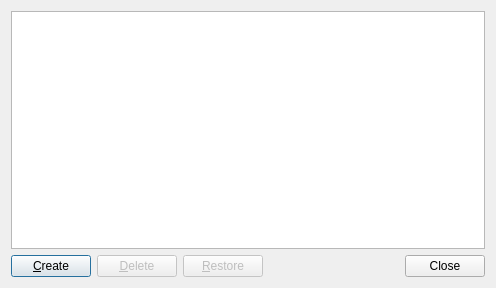
<?xml version="1.0" encoding="UTF-8"?>
<ui version="4.0">
 <class>SnapshotsDialog</class>
 <widget class="QDialog" name="SnapshotsDialog">
  <property name="windowModality">
   <enum>Qt::WindowModal</enum>
  </property>
  <property name="geometry">
   <rect>
    <x>0</x>
    <y>0</y>
    <width>496</width>
    <height>288</height>
   </rect>
  </property>
  <property name="windowTitle">
   <string>Snapshots</string>
  </property>
  <property name="styleSheet">
   <string notr="true">QWidget {
    background-color: #323232;
    color: #BAF73C;
}

QToolBar {
    border:0px;
}

QGraphicsView, QTextEdit, QPlainTextEdit, QTreeWidget, QListWidget, QLineEdit, QSpinBox, QComboBox {
    background-color: #282828;
}

QLabel, QMenu, QStatusBar {
  color: #BAF73C;
}

QMenuBar::item {
    background-color: #323232;
}

QMenu::item:selected {
    color: #f2f2f2;
    background-color: #383838;
}

QToolButton:hover {
    background-color: #383838;
}

QGroupBox {
    color: #BAF73C;
    font: bold 12px;
    padding: 15px;
    border-style: none;
}

QAbstractScrollArea::corner {
    background: #323232;
}

QScrollBar::add-page:horizontal, QScrollBar::sub-page:horizontal, QScrollBar::add-page:vertical, QScrollBar::sub-page:vertical {
  background: none;
}

QComboBox {
    selection-color: #f2f2f2;
    selection-background-color: #323232;
}

QComboBox QAbstractItemView {
    background-color: #282828;
}

QDockWidget, QMenuBar, QPushButton, QToolButton, QTabWidget, QHeaderView::section {
    color: #BAF73C;
    font: bold 11px;
}

QTabBar {
    color: #BAF73C;
}

QRadioButton, QCheckBox {
  color: #BAF73C;
}

QRadioButton::disabled, QCheckBox::disabled {
  color: gray;
}
# bg-color=#282828
# fg-color=#BAF73C
# tool-bar=#323232
# selection-bg=#383838 
# selection-fg=#f2f2f2 </string>
  </property>
  <layout class="QGridLayout" name="gridLayout">
   <item row="0" column="0" colspan="4">
    <widget class="QListWidget" name="uiSnapshotsList"/>
   </item>
   <item row="1" column="0">
    <widget class="QPushButton" name="uiCreatePushButton">
     <property name="text">
      <string>&amp;Create</string>
     </property>
    </widget>
   </item>
   <item row="1" column="2">
    <widget class="QPushButton" name="uiRestorePushButton">
     <property name="enabled">
      <bool>false</bool>
     </property>
     <property name="text">
      <string>&amp;Restore</string>
     </property>
    </widget>
   </item>
   <item row="1" column="3">
    <widget class="QDialogButtonBox" name="uiButtonBox">
     <property name="orientation">
      <enum>Qt::Horizontal</enum>
     </property>
     <property name="standardButtons">
      <set>QDialogButtonBox::Close</set>
     </property>
    </widget>
   </item>
   <item row="1" column="1">
    <widget class="QPushButton" name="uiDeletePushButton">
     <property name="enabled">
      <bool>false</bool>
     </property>
     <property name="text">
      <string>&amp;Delete</string>
     </property>
    </widget>
   </item>
  </layout>
 </widget>
 <resources/>
 <connections>
  <connection>
   <sender>uiButtonBox</sender>
   <signal>accepted()</signal>
   <receiver>SnapshotsDialog</receiver>
   <slot>accept()</slot>
   <hints>
    <hint type="sourcelabel">
     <x>248</x>
     <y>254</y>
    </hint>
    <hint type="destinationlabel">
     <x>157</x>
     <y>274</y>
    </hint>
   </hints>
  </connection>
  <connection>
   <sender>uiButtonBox</sender>
   <signal>rejected()</signal>
   <receiver>SnapshotsDialog</receiver>
   <slot>reject()</slot>
   <hints>
    <hint type="sourcelabel">
     <x>316</x>
     <y>260</y>
    </hint>
    <hint type="destinationlabel">
     <x>286</x>
     <y>274</y>
    </hint>
   </hints>
  </connection>
 </connections>
</ui>
